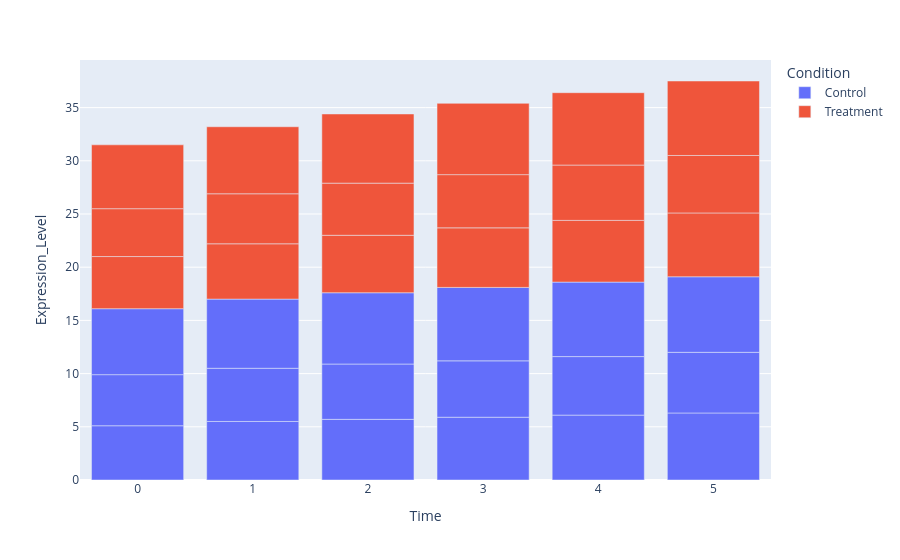

Notebook source saved alongside this figure:
### Code cell
#Compare the average expression levels of multiple genes across different conditions
fig = px.bar(df_gene_final, x= 'Time' , y = 'Expression_Level', color = 'Condition')
fig.show()

### Figure 1 — Plotly figure (JSON) as saved in the notebook; plotly's stock layout.template omitted (floating-point values rounded to 4 significant figures)
{"data": [{"alignmentgroup": "True", "hovertemplate": "Condition=Control<br>Time=%{x}<br>Expression_Level=%{y}<extra></extra>", "legendgroup": "Control", "marker": {"color": "#636efa", "pattern": {"shape": ""}}, "name": "Control", "offsetgroup": "Control", "orientation": "v", "showlegend": true, "textposition": "auto", "type": "bar", "x": [0, 1, 2, 3, 4, 5, 0, 1, 2, 3, 4, 5, 0, 1, 2, 3, 4, 5], "xaxis": "x", "y": [5.1, 5.5, 5.7, 5.9, 6.1, 6.3, 4.8, 5, 5.2, 5.3, 5.5, 5.7, 6.2, 6.5, 6.7, 6.9, 7, 7.1], "yaxis": "y"}, {"alignmentgroup": "True", "hovertemplate": "Condition=Treatment<br>Time=%{x}<br>Expression_Level=%{y}<extra></extra>", "legendgroup": "Treatment", "marker": {"color": "#EF553B", "pattern": {"shape": ""}}, "name": "Treatment", "offsetgroup": "Treatment", "orientation": "v", "showlegend": true, "textposition": "auto", "type": "bar", "x": [0, 1, 2, 3, 4, 5, 0, 1, 2, 3, 4, 5, 0, 1, 2, 3, 4, 5], "xaxis": "x", "y": [4.9, 5.2, 5.4, 5.6, 5.8, 6, 4.5, 4.7, 4.9, 5, 5.2, 5.4, 6, 6.3, 6.5, 6.7, 6.8, 7], "yaxis": "y"}], "layout": {"autosize": true, "barmode": "relative", "legend": {"title": {"text": "Condition"}, "tracegroupgap": 0}, "margin": {"t": 60}, "xaxis": {"anchor": "y", "autorange": true, "domain": [0, 1], "range": [-0.5, 5.5], "title": {"text": "Time"}, "type": "linear"}, "yaxis": {"anchor": "x", "autorange": true, "domain": [0, 1], "range": [0, 39.47], "title": {"text": "Expression_Level"}, "type": "linear"}}}
